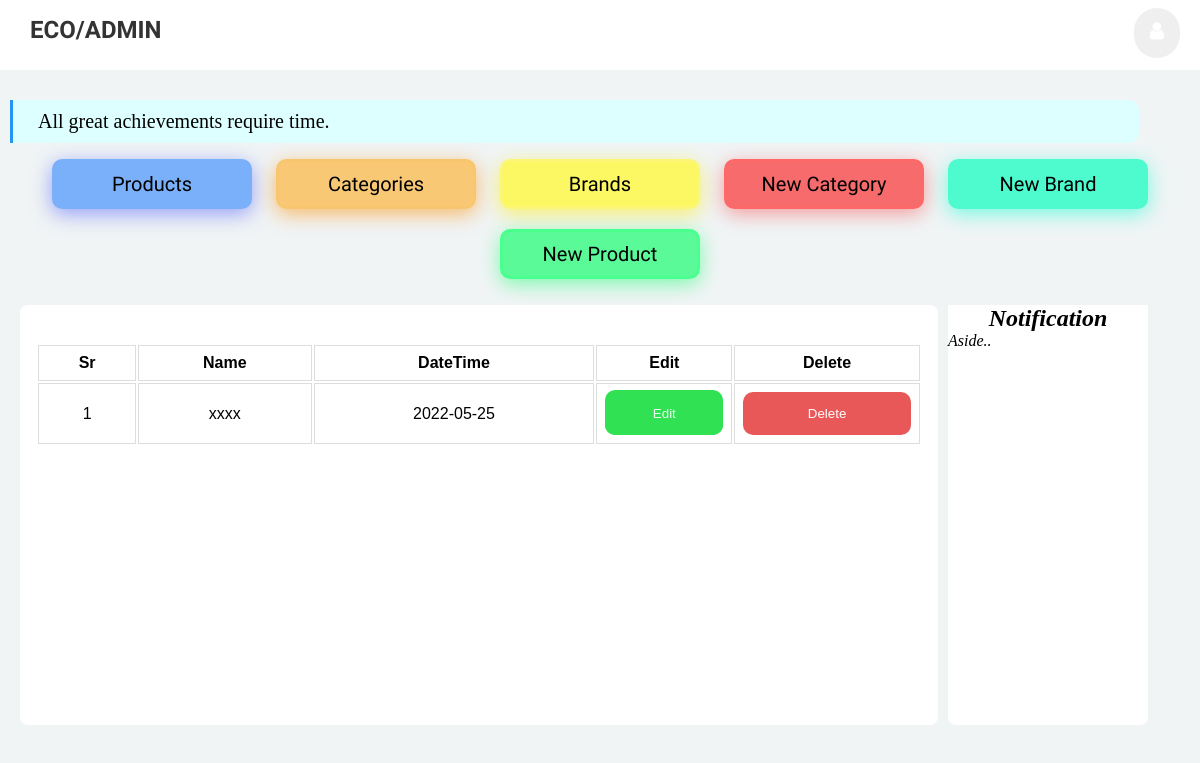
The app's page /category/2 (signed in), older data.
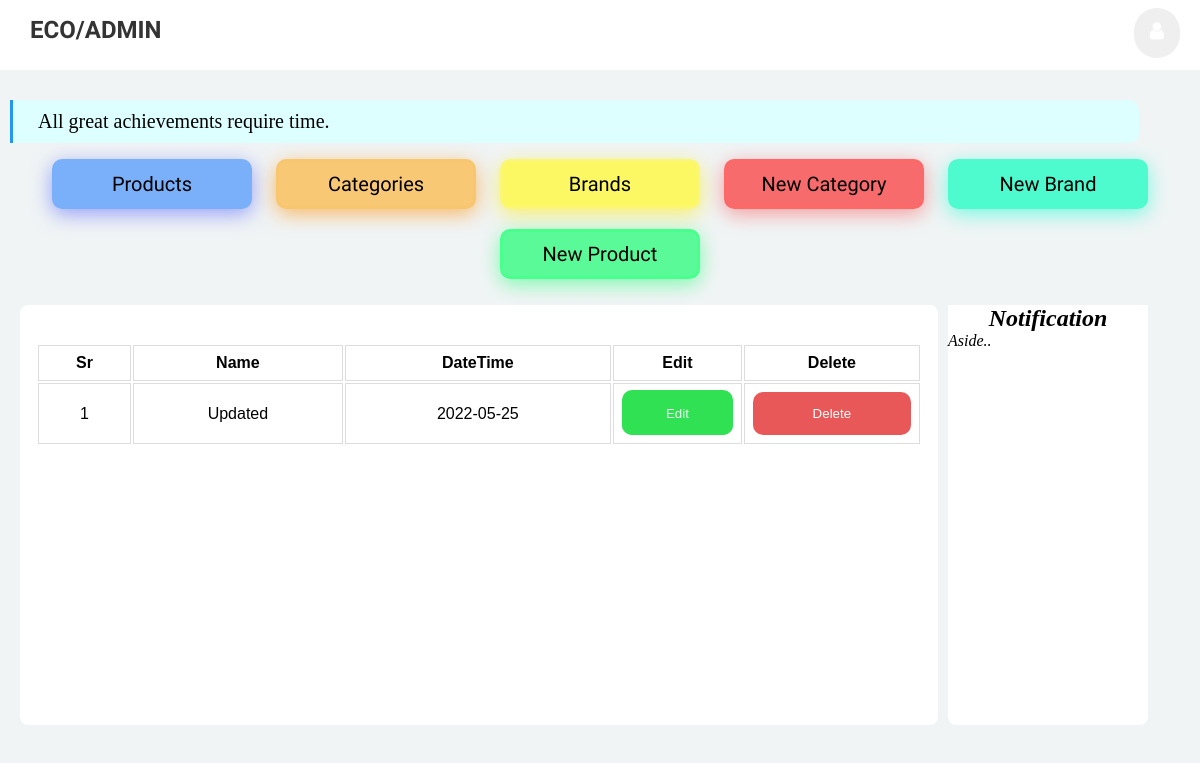
The same page, newer data.
### pet_shop/products/models.py (models this page shows, shortened)
class CategoryName(db.Model):
    __tablename__ = 'category'
    id = db.Column(db.Integer, primary_key=True)
    name = db.Column(db.String(30), unique=True, nullable=False)
    user_id = db.Column(db.Integer, db.ForeignKey('users.id'), nullable=False)
    pub_date = db.Column(db.DateTime, nullable=False, default=datetime.utcnow)

### pet_shop/products/routes.py (the view)
@app.route("/category/<int:category_id>")
def category(category_id):
    category = CategoryName.query.get_or_404(category_id)
    if category.user != current_user:
        abort(403)
    return render_template('Categoryid.html', category=category)

### pet_shop/admin/models.py (called while the page is built)
@login_manager.user_loader
def load_user(user_id):
    return User.query.get(int(user_id))

### pet_shop/templates/Categoryid.html (shortened to what this page needs)
{% extends 'layout.html' %}
  {% block content %}
        <main>
{% if category.user == current_user %}
<table class="table tbale-sm">
    <thead>
    <tr>
    <th>Sr</th>
    <th>Name</th>
    <th>DateTime</th>
    <th>Edit</th>
    <th>Delete</th>
    </tr>
    </thead>
    <tbody>
    <tr>
    <td>{{ category.id - category.id + 1 }}</td>
    <td class="categoryname"><a href="{{url_for('category', category_id=category.id)}}">{{category.name}}</a></td>
    <td>{{ category.pub_date.strftime('%Y-%m-%d') }}</td>
    <td>
     <a href="{{url_for('Update_Category', category_id=category.id) }}" class="edit-buttons"><button class="edit-buttons">Edit</button></a>
    </td>
    <td>
      <button class="dialog-buttons" onclick="document.getElementById('id01').style.display='block'" type="button" id="can">Delete</button>
    </td>
</tr>
</tbody>
</table>
{% endif %}
        </main>
{% endblock content %}

Row changes from the older to the newer data that the page shows:
changed CategoryName: name "xxxx" → "Updated"
